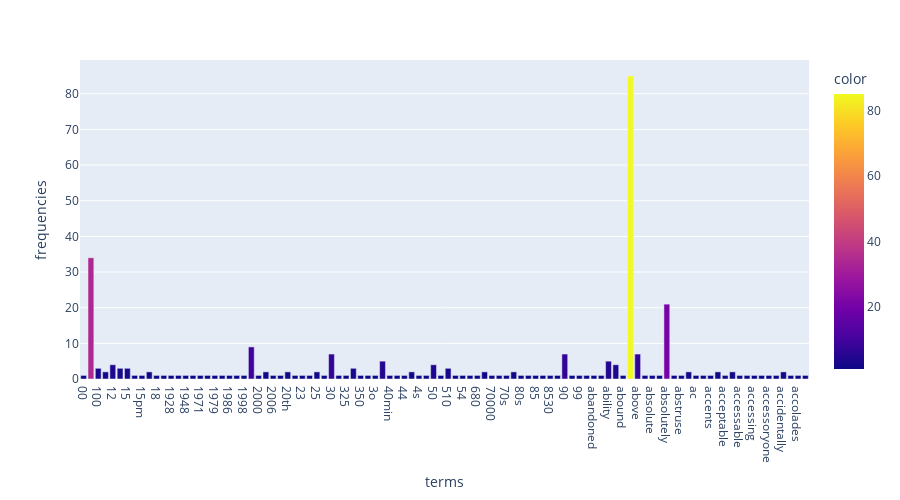

The notebook cell this image was saved under:
### Markdown cell above
### >>> **Exercise 14 (take home):** 
The chart above only contains 300 vocabulary in the documents, and it's already computationally intensive to both compute and visualize. Can you efficiently reduce the number of terms you want to visualize as an exercise.

### Code cell
D2 = {}
D2['terms'] = [i for i in count_vect.get_feature_names_out()[:100]]
D2['frequencies'] = [i for i in term_frequencies[:100]]
D2['color'] = [i for i in term_frequencies[:100]]
df = pd.DataFrame(D2)

fig = px.bar(df, x = 'terms', y = 'frequencies', height=500, color = 'color')
fig.show()

### Figure 1 — Plotly figure (JSON) as saved in the notebook; plotly's stock layout.template omitted (floating-point values rounded to 4 significant figures)
{"data": [{"alignmentgroup": "True", "hovertemplate": "terms=%{x}<br>frequencies=%{y}<br>color=%{marker.color}<extra></extra>", "legendgroup": "", "marker": {"color": [1, 34, 3, 2, 4, 3, 3, 1, 1, 2, 1, 1, 1, 1, 1, 1, 1, 1, 1, 1, 1, 1, 1, 9, 1, 2, 1, 1, 2, 1, 1, 1, 2, 1, 7, 1, 1, 3, 1, 1, 1, 5, 1, 1, 1, 2, 1, 1, 4, 1, 3, 1, 1, 1, 1, 2, 1, 1, 1, 2, 1, 1, 1, 1, 1, 1, 7, 1, 1, 1, 1, 1, 5, 4, 1, 85, 7, 1, 1, 1, 21, 1, 1, 2, 1, 1, 1, 2, 1, 2, 1, 1, 1, 1, 1, 1, 2, 1, 1, 1], "coloraxis": "coloraxis", "pattern": {"shape": ""}}, "name": "", "offsetgroup": "", "orientation": "v", "showlegend": false, "textposition": "auto", "type": "bar", "x": ["00", "10", "100", "11", "12", "13", "15", "15g", "15pm", "17", "18", "18th", "1928", "1947", "1948", "1949", "1971", "1973", "1979", "1980", "1986", "1995", "1998", "20", "2000", "2005", "2006", "2007", "20th", "2160", "23", "24", "25", "2mp", "30", "30s", "325", "35", "350", "375", "3o", "40", "40min", "42", "44", "45", "4s", "4ths", "50", "5020", "510", "5320", "54", "5lb", "680", "70", "70000", "700w", "70s", "80", "80s", "8125", "85", "8525", "8530", "8pm", "90", "95", "99", "aailiyah", "abandoned", "abhor", "ability", "able", "abound", "about", "above", "abroad", "absolute", "absolutel", "absolutely", "absolutley", "abstruse", "abysmal", "ac", "academy", "accents", "accept", "acceptable", "access", "accessable", "accessible", "accessing", "accessory", "accessoryone", "accident", "accidentally", "acclaimed", "accolades", "accommodations"], "xaxis": "x", "y": [1, 34, 3, 2, 4, 3, 3, 1, 1, 2, 1, 1, 1, 1, 1, 1, 1, 1, 1, 1, 1, 1, 1, 9, 1, 2, 1, 1, 2, 1, 1, 1, 2, 1, 7, 1, 1, 3, 1, 1, 1, 5, 1, 1, 1, 2, 1, 1, 4, 1, 3, 1, 1, 1, 1, 2, 1, 1, 1, 2, 1, 1, 1, 1, 1, 1, 7, 1, 1, 1, 1, 1, 5, 4, 1, 85, 7, 1, 1, 1, 21, 1, 1, 2, 1, 1, 1, 2, 1, 2, 1, 1, 1, 1, 1, 1, 2, 1, 1, 1], "yaxis": "y"}], "layout": {"barmode": "relative", "coloraxis": {"colorbar": {"title": {"text": "color"}}, "colorscale": [[0, "#0d0887"], [0.1111, "#46039f"], [0.2222, "#7201a8"], [0.3333, "#9c179e"], [0.4444, "#bd3786"], [0.5556, "#d8576b"], [0.6667, "#ed7953"], [0.7778, "#fb9f3a"], [0.8889, "#fdca26"], [1, "#f0f921"]]}, "height": 500, "legend": {"tracegroupgap": 0}, "margin": {"t": 60}, "xaxis": {"anchor": "y", "domain": [0, 1], "title": {"text": "terms"}}, "yaxis": {"anchor": "x", "domain": [0, 1], "title": {"text": "frequencies"}}}}
